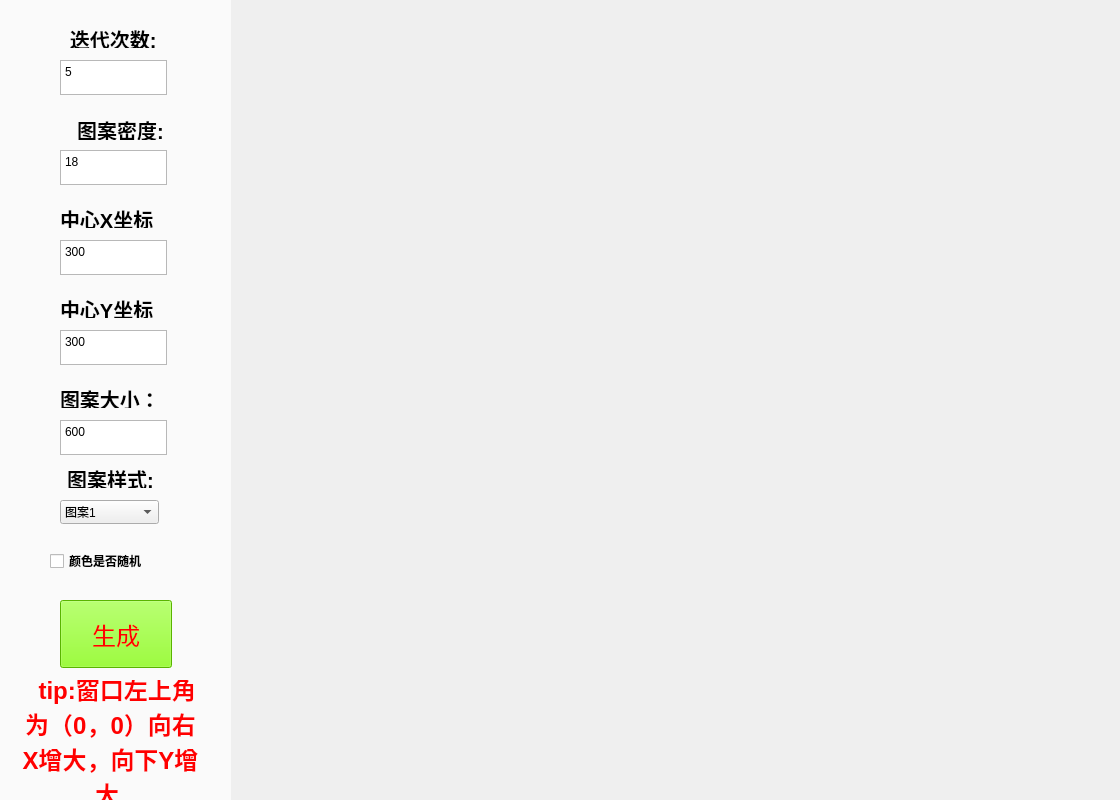
<?xml version="1.0" encoding="UTF-8"?>
<ui version="4.0">
 <class>Glsl_ProjectClass</class>
 <widget class="QMainWindow" name="Glsl_ProjectClass">
  <property name="enabled">
   <bool>true</bool>
  </property>
  <property name="geometry">
   <rect>
    <x>0</x>
    <y>0</y>
    <width>1120</width>
    <height>800</height>
   </rect>
  </property>
  <property name="minimumSize">
   <size>
    <width>1120</width>
    <height>800</height>
   </size>
  </property>
  <property name="maximumSize">
   <size>
    <width>1220</width>
    <height>900</height>
   </size>
  </property>
  <property name="windowTitle">
   <string>Glsl_Project</string>
  </property>
  <property name="styleSheet">
   <string notr="true">border-image: url(:/img/img/background.png);
</string>
  </property>
  <property name="unifiedTitleAndToolBarOnMac">
   <bool>false</bool>
  </property>
  <widget class="QWidget" name="centralWidget">
   <property name="sizePolicy">
    <sizepolicy hsizetype="Fixed" vsizetype="Fixed">
     <horstretch>0</horstretch>
     <verstretch>0</verstretch>
    </sizepolicy>
   </property>
   <widget class="QPushButton" name="createButton">
    <property name="geometry">
     <rect>
      <x>60</x>
      <y>600</y>
      <width>112</width>
      <height>68</height>
     </rect>
    </property>
    <property name="sizePolicy">
     <sizepolicy hsizetype="Expanding" vsizetype="Expanding">
      <horstretch>1</horstretch>
      <verstretch>1</verstretch>
     </sizepolicy>
    </property>
    <property name="minimumSize">
     <size>
      <width>112</width>
      <height>68</height>
     </size>
    </property>
    <property name="maximumSize">
     <size>
      <width>112</width>
      <height>68</height>
     </size>
    </property>
    <property name="cursor">
     <cursorShape>ArrowCursor</cursorShape>
    </property>
    <property name="styleSheet">
     <string notr="true">color:rgb(255, 0, 0);
border-image: none;
background:#7CFC00;
font-size:24px;



</string>
    </property>
    <property name="text">
     <string>生成</string>
    </property>
    <property name="checkable">
     <bool>false</bool>
    </property>
   </widget>
   <widget class="QLabel" name="label">
    <property name="geometry">
     <rect>
      <x>0</x>
      <y>0</y>
      <width>231</width>
      <height>801</height>
     </rect>
    </property>
    <property name="sizePolicy">
     <sizepolicy hsizetype="Expanding" vsizetype="Expanding">
      <horstretch>0</horstretch>
      <verstretch>0</verstretch>
     </sizepolicy>
    </property>
    <property name="styleSheet">
     <string notr="true">background-color:rgba(255,255,255,0.7);
border-image: none;</string>
    </property>
    <property name="textFormat">
     <enum>Qt::AutoText</enum>
    </property>
   </widget>
   <widget class="QTextEdit" name="QText">
    <property name="geometry">
     <rect>
      <x>60</x>
      <y>60</y>
      <width>107</width>
      <height>35</height>
     </rect>
    </property>
    <property name="styleSheet">
     <string notr="true">border-image: none;</string>
    </property>
    <property name="tabChangesFocus">
     <bool>true</bool>
    </property>
    <property name="html">
     <string>&lt;!DOCTYPE HTML PUBLIC &quot;-//W3C//DTD HTML 4.0//EN&quot; &quot;http://www.w3.org/TR/REC-html40/strict.dtd&quot;&gt;
&lt;html&gt;&lt;head&gt;&lt;meta name=&quot;qrichtext&quot; content=&quot;1&quot; /&gt;&lt;style type=&quot;text/css&quot;&gt;
p, li { white-space: pre-wrap; }
&lt;/style&gt;&lt;/head&gt;&lt;body style=&quot; font-family:'SimSun'; font-size:9pt; font-weight:400; font-style:normal;&quot;&gt;
&lt;p style=&quot; margin-top:0px; margin-bottom:0px; margin-left:0px; margin-right:0px; -qt-block-indent:0; text-indent:0px;&quot;&gt;5&lt;/p&gt;&lt;/body&gt;&lt;/html&gt;</string>
    </property>
    <property name="acceptRichText">
     <bool>true</bool>
    </property>
   </widget>
   <widget class="QTextEdit" name="WText">
    <property name="geometry">
     <rect>
      <x>60</x>
      <y>150</y>
      <width>107</width>
      <height>35</height>
     </rect>
    </property>
    <property name="styleSheet">
     <string notr="true">border-image: none;</string>
    </property>
    <property name="tabChangesFocus">
     <bool>true</bool>
    </property>
    <property name="html">
     <string>&lt;!DOCTYPE HTML PUBLIC &quot;-//W3C//DTD HTML 4.0//EN&quot; &quot;http://www.w3.org/TR/REC-html40/strict.dtd&quot;&gt;
&lt;html&gt;&lt;head&gt;&lt;meta name=&quot;qrichtext&quot; content=&quot;1&quot; /&gt;&lt;style type=&quot;text/css&quot;&gt;
p, li { white-space: pre-wrap; }
&lt;/style&gt;&lt;/head&gt;&lt;body style=&quot; font-family:'SimSun'; font-size:9pt; font-weight:400; font-style:normal;&quot;&gt;
&lt;p style=&quot; margin-top:0px; margin-bottom:0px; margin-left:0px; margin-right:0px; -qt-block-indent:0; text-indent:0px;&quot;&gt;18&lt;/p&gt;&lt;/body&gt;&lt;/html&gt;</string>
    </property>
   </widget>
   <widget class="QTextEdit" name="CenterX_Text">
    <property name="geometry">
     <rect>
      <x>60</x>
      <y>240</y>
      <width>107</width>
      <height>35</height>
     </rect>
    </property>
    <property name="styleSheet">
     <string notr="true">border-image: none;</string>
    </property>
    <property name="tabChangesFocus">
     <bool>true</bool>
    </property>
    <property name="html">
     <string>&lt;!DOCTYPE HTML PUBLIC &quot;-//W3C//DTD HTML 4.0//EN&quot; &quot;http://www.w3.org/TR/REC-html40/strict.dtd&quot;&gt;
&lt;html&gt;&lt;head&gt;&lt;meta name=&quot;qrichtext&quot; content=&quot;1&quot; /&gt;&lt;style type=&quot;text/css&quot;&gt;
p, li { white-space: pre-wrap; }
&lt;/style&gt;&lt;/head&gt;&lt;body style=&quot; font-family:'SimSun'; font-size:9pt; font-weight:400; font-style:normal;&quot;&gt;
&lt;p style=&quot; margin-top:0px; margin-bottom:0px; margin-left:0px; margin-right:0px; -qt-block-indent:0; text-indent:0px;&quot;&gt;300&lt;/p&gt;&lt;/body&gt;&lt;/html&gt;</string>
    </property>
   </widget>
   <widget class="QTextEdit" name="CenterY_Text">
    <property name="geometry">
     <rect>
      <x>60</x>
      <y>330</y>
      <width>107</width>
      <height>35</height>
     </rect>
    </property>
    <property name="styleSheet">
     <string notr="true">border-image: none;</string>
    </property>
    <property name="tabChangesFocus">
     <bool>true</bool>
    </property>
    <property name="html">
     <string>&lt;!DOCTYPE HTML PUBLIC &quot;-//W3C//DTD HTML 4.0//EN&quot; &quot;http://www.w3.org/TR/REC-html40/strict.dtd&quot;&gt;
&lt;html&gt;&lt;head&gt;&lt;meta name=&quot;qrichtext&quot; content=&quot;1&quot; /&gt;&lt;style type=&quot;text/css&quot;&gt;
p, li { white-space: pre-wrap; }
&lt;/style&gt;&lt;/head&gt;&lt;body style=&quot; font-family:'SimSun'; font-size:9pt; font-weight:400; font-style:normal;&quot;&gt;
&lt;p style=&quot; margin-top:0px; margin-bottom:0px; margin-left:0px; margin-right:0px; -qt-block-indent:0; text-indent:0px;&quot;&gt;300&lt;/p&gt;&lt;/body&gt;&lt;/html&gt;</string>
    </property>
   </widget>
   <widget class="QTextEdit" name="SizeText">
    <property name="geometry">
     <rect>
      <x>60</x>
      <y>420</y>
      <width>107</width>
      <height>35</height>
     </rect>
    </property>
    <property name="styleSheet">
     <string notr="true">border-image: none;</string>
    </property>
    <property name="tabChangesFocus">
     <bool>true</bool>
    </property>
    <property name="html">
     <string>&lt;!DOCTYPE HTML PUBLIC &quot;-//W3C//DTD HTML 4.0//EN&quot; &quot;http://www.w3.org/TR/REC-html40/strict.dtd&quot;&gt;
&lt;html&gt;&lt;head&gt;&lt;meta name=&quot;qrichtext&quot; content=&quot;1&quot; /&gt;&lt;style type=&quot;text/css&quot;&gt;
p, li { white-space: pre-wrap; }
&lt;/style&gt;&lt;/head&gt;&lt;body style=&quot; font-family:'SimSun'; font-size:9pt; font-weight:400; font-style:normal;&quot;&gt;
&lt;p style=&quot; margin-top:0px; margin-bottom:0px; margin-left:0px; margin-right:0px; -qt-block-indent:0; text-indent:0px;&quot;&gt;600&lt;/p&gt;&lt;/body&gt;&lt;/html&gt;</string>
    </property>
   </widget>
   <widget class="QLabel" name="label_3">
    <property name="geometry">
     <rect>
      <x>50</x>
      <y>120</y>
      <width>141</width>
      <height>20</height>
     </rect>
    </property>
    <property name="styleSheet">
     <string notr="true">border-image: none;
font-size:20px;
font-weight:bold;</string>
    </property>
    <property name="text">
     <string>图案密度:</string>
    </property>
    <property name="alignment">
     <set>Qt::AlignCenter</set>
    </property>
   </widget>
   <widget class="QLabel" name="label_4">
    <property name="geometry">
     <rect>
      <x>60</x>
      <y>210</y>
      <width>101</width>
      <height>18</height>
     </rect>
    </property>
    <property name="styleSheet">
     <string notr="true">border-image: none;
font-size:20px;
font-weight:bold;</string>
    </property>
    <property name="text">
     <string>中心X坐标：</string>
    </property>
   </widget>
   <widget class="QLabel" name="label_5">
    <property name="geometry">
     <rect>
      <x>60</x>
      <y>300</y>
      <width>101</width>
      <height>18</height>
     </rect>
    </property>
    <property name="styleSheet">
     <string notr="true">border-image: none;
font-size:20px;
font-weight:bold;</string>
    </property>
    <property name="text">
     <string>中心Y坐标：</string>
    </property>
    <property name="alignment">
     <set>Qt::AlignLeading|Qt::AlignLeft|Qt::AlignVCenter</set>
    </property>
   </widget>
   <widget class="QLabel" name="label_6">
    <property name="geometry">
     <rect>
      <x>60</x>
      <y>390</y>
      <width>101</width>
      <height>18</height>
     </rect>
    </property>
    <property name="styleSheet">
     <string notr="true">border-image: none;
font-size:20px;
font-weight:bold;</string>
    </property>
    <property name="text">
     <string>图案大小：</string>
    </property>
    <property name="alignment">
     <set>Qt::AlignLeading|Qt::AlignLeft|Qt::AlignVCenter</set>
    </property>
   </widget>
   <widget class="QLabel" name="label_8">
    <property name="geometry">
     <rect>
      <x>20</x>
      <y>680</y>
      <width>181</width>
      <height>121</height>
     </rect>
    </property>
    <property name="styleSheet">
     <string notr="true">border-image: none;
font-size:24px;
color: rgb(255, 0, 0);
font-weight:bold;</string>
    </property>
    <property name="text">
     <string>  tip:窗口左上角为（0，0）向右X增大，向下Y增大.</string>
    </property>
    <property name="textFormat">
     <enum>Qt::AutoText</enum>
    </property>
    <property name="alignment">
     <set>Qt::AlignCenter</set>
    </property>
    <property name="wordWrap">
     <bool>true</bool>
    </property>
   </widget>
   <widget class="QCheckBox" name="isColorRandom">
    <property name="geometry">
     <rect>
      <x>50</x>
      <y>550</y>
      <width>141</width>
      <height>22</height>
     </rect>
    </property>
    <property name="styleSheet">
     <string notr="true">border-image: none;
font-weight:bold;</string>
    </property>
    <property name="text">
     <string>颜色是否随机</string>
    </property>
   </widget>
   <widget class="QComboBox" name="styleBox">
    <property name="enabled">
     <bool>true</bool>
    </property>
    <property name="geometry">
     <rect>
      <x>60</x>
      <y>500</y>
      <width>99</width>
      <height>24</height>
     </rect>
    </property>
    <property name="styleSheet">
     <string notr="true">border-image: none;
</string>
    </property>
    <item>
     <property name="text">
      <string>图案1</string>
     </property>
    </item>
    <item>
     <property name="text">
      <string>图案2</string>
     </property>
    </item>
    <item>
     <property name="text">
      <string>图案3</string>
     </property>
    </item>
    <item>
     <property name="text">
      <string>图案4</string>
     </property>
    </item>
    <item>
     <property name="text">
      <string>图案5</string>
     </property>
    </item>
    <item>
     <property name="text">
      <string>图案6</string>
     </property>
    </item>
    <item>
     <property name="text">
      <string>图案7</string>
     </property>
    </item>
    <item>
     <property name="text">
      <string>图案8</string>
     </property>
    </item>
    <item>
     <property name="text">
      <string>图案9</string>
     </property>
    </item>
    <item>
     <property name="text">
      <string>图案10</string>
     </property>
    </item>
   </widget>
   <widget class="QLabel" name="label_9">
    <property name="geometry">
     <rect>
      <x>60</x>
      <y>470</y>
      <width>101</width>
      <height>18</height>
     </rect>
    </property>
    <property name="styleSheet">
     <string notr="true">border-image: none;
font-size:20px;
font-weight:bold;</string>
    </property>
    <property name="text">
     <string>图案样式:</string>
    </property>
    <property name="textFormat">
     <enum>Qt::AutoText</enum>
    </property>
    <property name="alignment">
     <set>Qt::AlignCenter</set>
    </property>
   </widget>
   <widget class="QLabel" name="label_2">
    <property name="geometry">
     <rect>
      <x>60</x>
      <y>30</y>
      <width>101</width>
      <height>18</height>
     </rect>
    </property>
    <property name="styleSheet">
     <string notr="true">border-image: none;
font-size:20px;
font-weight:bold;</string>
    </property>
    <property name="text">
     <string> 迭代次数:</string>
    </property>
    <property name="textFormat">
     <enum>Qt::AutoText</enum>
    </property>
    <property name="alignment">
     <set>Qt::AlignCenter</set>
    </property>
   </widget>
   <zorder>label</zorder>
   <zorder>createButton</zorder>
   <zorder>QText</zorder>
   <zorder>WText</zorder>
   <zorder>CenterX_Text</zorder>
   <zorder>CenterY_Text</zorder>
   <zorder>SizeText</zorder>
   <zorder>label_2</zorder>
   <zorder>label_3</zorder>
   <zorder>label_4</zorder>
   <zorder>label_5</zorder>
   <zorder>label_6</zorder>
   <zorder>isColorRandom</zorder>
   <zorder>label_2</zorder>
   <zorder>label_2</zorder>
   <zorder></zorder>
   <zorder>styleBox</zorder>
   <zorder>label_9</zorder>
   <zorder>label_8</zorder>
  </widget>
 </widget>
 <layoutdefault spacing="6" margin="11"/>
 <tabstops>
  <tabstop>QText</tabstop>
  <tabstop>WText</tabstop>
  <tabstop>CenterX_Text</tabstop>
  <tabstop>CenterY_Text</tabstop>
  <tabstop>SizeText</tabstop>
  <tabstop>isColorRandom</tabstop>
  <tabstop>createButton</tabstop>
 </tabstops>
 <resources>
  <include location="Glsl_Project.qrc"/>
 </resources>
 <connections/>
</ui>
